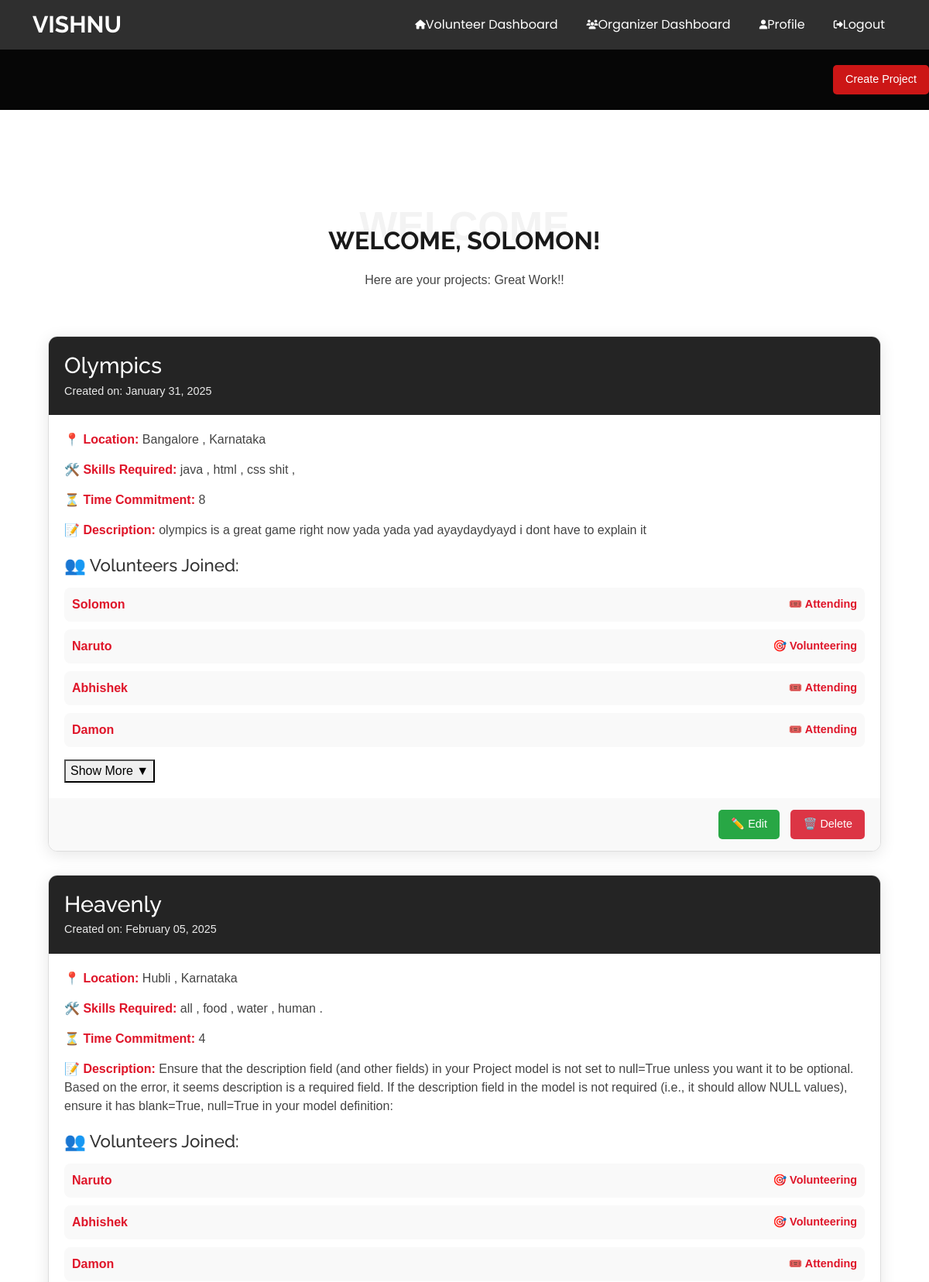
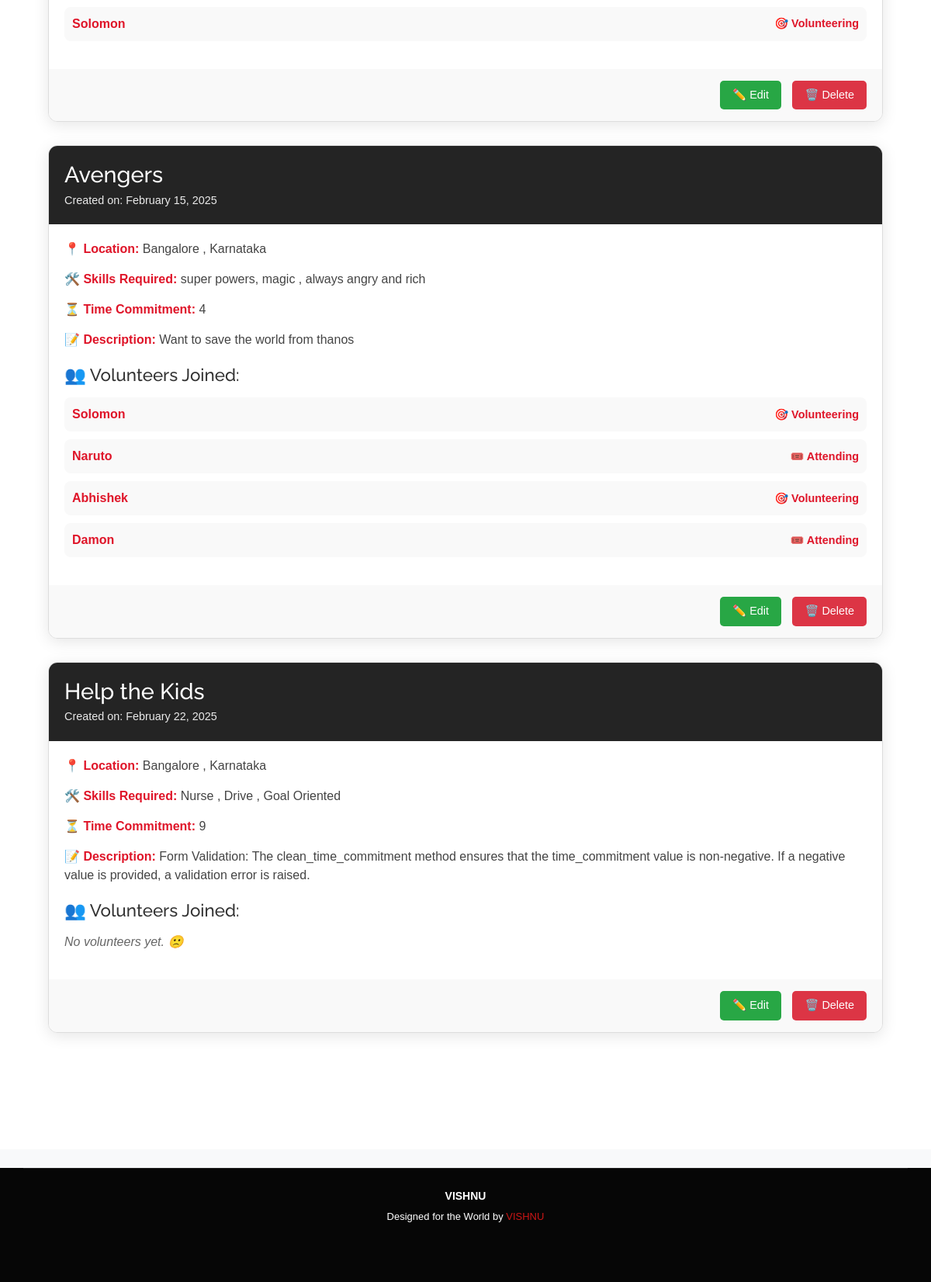
Screenshot of /user/organiser-dashboard/ (signed in) with the database file from the repository (2 pictures, top to bottom).
### users/models.py (models this page shows, shortened)
class Volunteer(AbstractUser):
    dob = models.DateField(null=True, blank=True)
    location = models.CharField(max_length=255, blank=True, null=True)
    skills = models.TextField(blank=True, null=True)
    experience = models.IntegerField(default=0, blank=True, null=True)
    is_organizer = models.BooleanField(default=False)  # Admin-controlled
    request_organizer = models.BooleanField(default=False)  # Tracks requests
    is_approved = models.BooleanField(default=False)  # Admin must approve organizers

### projects/models.py (models this page shows, shortened)
class Project(models.Model):
    title = models.CharField(max_length=200)
    description = models.TextField()
    location = models.CharField(max_length=200)
    skills_required = (
        models.TextField()
    )  # Changed from CharField to allow longer text if needed
    time_commitment = models.IntegerField()  # Changed from CharField to IntegerField
    created_by = models.ForeignKey(
        settings.AUTH_USER_MODEL,
        related_name="created_projects",
        on_delete=models.CASCADE,
    )
    created_at = models.DateTimeField(default=timezone.now)
    volunteers = models.ManyToManyField(
        settings.AUTH_USER_MODEL, related_name="volunteered_projects", blank=True
    )
    created_at = models.DateTimeField(default=timezone.now)
    is_approved = models.BooleanField(default=False)  # Admin must approve projects

class ProjectParticipation(models.Model):
    ATTENDING = "attending"
    VOLUNTEERING = "volunteering"
    PARTICIPATION_CHOICES = [
        (ATTENDING, "Attending"),
        (VOLUNTEERING, "Volunteering"),
    ]
    user = models.ForeignKey(settings.AUTH_USER_MODEL, on_delete=models.CASCADE)
    project = models.ForeignKey(Project, on_delete=models.CASCADE)
    participation_type = models.CharField(max_length=50, choices=PARTICIPATION_CHOICES)
    skills = models.TextField(blank=True, null=True)
    class Meta:
        unique_together = (
            "user",
            "project",
        )  # Prevents the same user from joining the same project more than once

### users/views.py (the view)
# urls.py: path('organiser-dashboard/', organiser_dashboard_view, name='organiser_dashboard'),
@login_required(login_url='login')
def organiser_dashboard_view(request):
    projects = Project.objects.filter(created_by=request.user)
    return render(request, 'users/project_organiser_dashboard.html', {'projects': projects})

### users/templates/users/project_organiser_dashboard.html (shortened to what this page needs)
{% extends 'base.html' %}
{% block content %}
<div class="dashboard-container">
    <div class="container section-title" data-aos="fade-up">
        <span>Welcome<br></span>
        <h2>Welcome, {{ user.username }}!<br></h2>
        <p>Here are your projects: Great Work!!</p>
      </div>
      {% for project in projects %}
      <div class="project-card">
          <div class="project-header">
              <h2>{{ project.title }}</h2>
              <p class="project-meta">Created on: {{ project.created_at|date:"F d, Y" }}</p>
          </div>
          <div class="project-body">
              <p><strong>📍 Location:</strong> {{ project.location }}</p>
              <p><strong>🛠️ Skills Required:</strong> {{ project.skills_required }}</p>
              <p><strong>⏳ Time Commitment:</strong> {{ project.time_commitment }}</p>
              <p><strong>📝 Description:</strong> {{ project.description }}</p>
              <div class="volunteers-section">
                  <h3>👥 Volunteers Joined:</h3>
                  <ul class="volunteers-list" data-project-id="{{ project.id }}">
                      {% for participation in project.projectparticipation_set.all %}
                          <li class="volunteer-item {% if forloop.counter > 4 %}hidden-volunteer{% endif %}">
                              <a href="{% url 'volunteer_profile' participation.user.id %}" class="volunteer-link">
                                  {{ participation.user.username }}
                              </a>
                              <span class="participation-type">
                                  {% if participation.participation_type == 'volunteering' %}
                                      <strong>🎯 Volunteering</strong>
                                  {% else %}
                                      <strong>🎟️ Attending</strong>
                                  {% endif %}
                              </span>
                          </li>
                      {% empty %}
                          <li class="no-volunteers">No volunteers yet. 🙁</li>
                      {% endfor %}
                  </ul>
                  {% if project.projectparticipation_set.count > 4 %}
                      <button class="toggle-volunteers-btn" data-project-id="{{ project.id }}">Show More ▼</button>
                  {% endif %}
              </div>
          </div>
          <div class="project-footer">
              <a href="{% url 'projects:update_project' project.id %}" class="btn btn-edit">✏️ Edit</a>
              <a href="{% url 'projects:delete_project' project.id %}" class="btn btn-delete">🗑️ Delete</a>
          </div>
      </div>
  {% empty %}
      <p class="no-projects">No projects found. Create one to get started! 🚀</p>
  {% endfor %}
</div>
{% endblock %}

### static/css/main.css (style rules this page uses)
:root { --default-font: "Open Sans", system-ui, -apple-system, "Segoe UI", Roboto, "Helvetica Neue", Arial, "Noto Sans", "Liberation Sans", sans-serif, "Apple Color Emoji", "Segoe UI Emoji", "Segoe UI Symbol", "Noto Color Emoji"; --heading-font: "Raleway", sans-serif; --nav-font: "Poppins", sans-serif; }
:root { --background-color: #ffffff; --default-color: #444444; --heading-color: #191919; --accent-color: #cc1616; --surface-color: #ffffff; --contrast-color: #ffffff; }
:root { --nav-color: #ffffff; --nav-hover-color: #cc1616; --nav-mobile-background-color: #ffffff; --nav-dropdown-background-color: #ffffff; --nav-dropdown-color: #212529; --nav-dropdown-hover-color: #cc1616; }
:root { scroll-behavior: smooth; }
body { color: var(--default-color); background-color: var(--background-color); font-family: var(--default-font); }
a { color: var(--accent-color); text-decoration: none; transition: 0.3s; }
h1, h2, h3, h4, h5, h6 { color: var(--heading-color); font-family: var(--heading-font); }
.section-title { text-align: center; padding: 30px 0; margin-bottom: 30px; position: relative; }
.section-title h2 { font-size: 32px; font-weight: 700; text-transform: uppercase; margin-bottom: 20px; padding-bottom: 0; position: relative; z-index: 2; }
.section-title span { position: absolute; top: 4px; color: color-mix(in srgb, var(--heading-color), transparent 95%); left: 0; right: 0; z-index: 1; font-weight: 700; font-size: 52px; text-transform: uppercase; line-height: 1; }
.section-title p { margin-bottom: 0; position: relative; z-index: 2; }

### projects/static/projects/css/styles.css (style rules this page uses)
body { font-family: 'Arial', sans-serif; background-color: #f8f9fa; color: #333; }
.container { position: relative; z-index: 1; overflow: visible; }
.project-card { border-radius: 10px; transition: transform 0.3s ease, box-shadow 0.3s ease; margin-bottom: 20px; background-color: #fff; border: 1px solid #ddd; position: relative; z-index: 1; }
.project-card { width: 100%; }

### users/templates/users/project_organiser_dashboard.html (style rules this page uses)
.dashboard-container { max-width: 1200px; margin: 40px auto; padding: 20px; }
.project-card { background-color: #ffffff; border-radius: 12px; box-shadow: 0 4px 20px rgba(0, 0, 0, 0.1); margin-bottom: 30px; overflow: hidden; }
.project-header { background-color: #242424; color: white; padding: 20px; }
.project-header h2 { margin: 0; font-size: 1.8rem; color:#ffffff }
.project-meta { margin: 5px 0 0; font-size: 0.9rem; opacity: 0.9; }
.project-body { padding: 20px; }
.project-body p { margin-bottom: 15px; font-size: 1rem; color: #444; }
.project-body strong { color: #df1529; }
.volunteers-section { margin-top: 20px; }
.volunteers-section h3 { font-size: 1.4rem; color: #333; margin-bottom: 15px; }
.volunteers-list { list-style: none; padding: 0; }
.volunteer-item { background-color: #f9f9f9; border-radius: 8px; padding: 10px; margin-bottom: 10px; display: flex; justify-content: space-between; align-items: center; }
.volunteer-link { color: #df1529; text-decoration: none; font-weight: bold; }
.participation-type { font-size: 0.9rem; color: #666; }
.no-volunteers { color: #666; font-style: italic; }
.project-footer { background-color: #f9f9f9; padding: 15px 20px; text-align: right; }
.btn { padding: 8px 16px; font-size: 0.9rem; border-radius: 5px; cursor: pointer; transition: background-color 0.3s; }
.btn-edit { background-color: #28a745; color: white; border: none; margin-right: 10px; }
.btn-delete { background-color: #dc3545; color: white; border: none; }

### rows the page displays
Volunteer: username "SOLOMON"
Project: title "Olympics", created_at "January 31, 2025", location "Bangalore , Karnataka", skills_required "java , html , css shit ,", time_commitment "8", description "olympics is a great game right now yada yada yad ayaydaydyayd i dont have to explain it"
ProjectParticipation: user.username "Solomon", participation_type "🎟️ Attending"
ProjectParticipation: user.username "Naruto", participation_type "🎯 Volunteering"
ProjectParticipation: user.username "Abhishek", participation_type "🎟️ Attending"
ProjectParticipation: user.username "Damon", participation_type "🎟️ Attending"
Project: title "Heavenly", created_at "February 05, 2025", location "Hubli , Karnataka", skills_required "all , food , water , human .", time_commitment "4", description "Ensure that the description field (and other fields) in your Project model is not set to null=True unless you want it to be optional. Based on the error, it seems description is a required field. If the description field in the model is not required (i.e., it should allow NULL values), ensure it has blank=True, null=True in your model definition:"
ProjectParticipation: user.username "Naruto", participation_type "🎯 Volunteering"
ProjectParticipation: user.username "Abhishek", participation_type "🎯 Volunteering"
ProjectParticipation: user.username "Damon", participation_type "🎟️ Attending"
ProjectParticipation: user.username "Solomon", participation_type "🎯 Volunteering"
Project: title "Avengers", created_at "February 15, 2025", location "Bangalore , Karnataka", skills_required "super powers, magic , always angry and rich", time_commitment "4", description "Want to save the world from thanos"
ProjectParticipation: user.username "Solomon", participation_type "🎯 Volunteering"
ProjectParticipation: user.username "Naruto", participation_type "🎟️ Attending"
ProjectParticipation: user.username "Abhishek", participation_type "🎯 Volunteering"
ProjectParticipation: user.username "Damon", participation_type "🎟️ Attending"
Project: title "Help the Kids", created_at "February 22, 2025", location "Bangalore , Karnataka", skills_required "Nurse , Drive , Goal Oriented", time_commitment "9", description "Form Validation: The clean_time_commitment method ensures that the time_commitment value is non-negative. If a negative value is provided, a validation error is raised."
